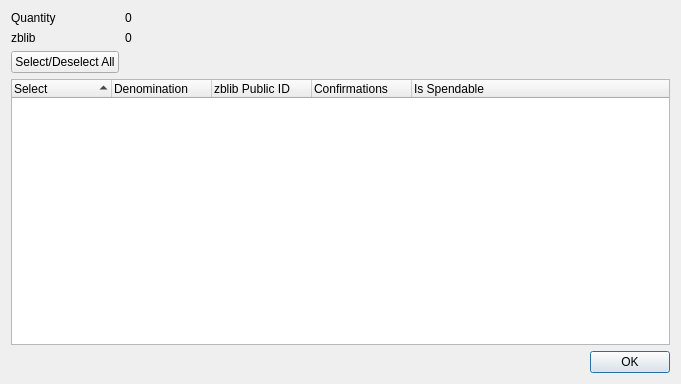
<?xml version="1.0" encoding="UTF-8"?>
<ui version="4.0">
 <class>ZblibraryControlDialog</class>
 <widget class="QDialog" name="ZblibraryControlDialog">
  <property name="geometry">
   <rect>
    <x>0</x>
    <y>0</y>
    <width>681</width>
    <height>384</height>
   </rect>
  </property>
  <property name="minimumSize">
   <size>
    <width>681</width>
    <height>384</height>
   </size>
  </property>
  <property name="windowTitle">
   <string>Select zblib to Spend</string>
  </property>
  <layout class="QGridLayout" name="gridLayout">
   <item row="0" column="0">
    <layout class="QFormLayout" name="formLayout">
     <property name="sizeConstraint">
      <enum>QLayout::SetDefaultConstraint</enum>
     </property>
     <item row="0" column="0">
      <widget class="QLabel" name="labelQuantity">
       <property name="text">
        <string>Quantity</string>
       </property>
      </widget>
     </item>
     <item row="0" column="1">
      <widget class="QLabel" name="labelQuantity_int">
       <property name="text">
        <string>0</string>
       </property>
      </widget>
     </item>
     <item row="1" column="0">
      <widget class="QLabel" name="labelZblibrary">
       <property name="text">
        <string>zblib</string>
       </property>
      </widget>
     </item>
     <item row="1" column="1">
      <widget class="QLabel" name="labelZblibrary_int">
       <property name="text">
        <string>0</string>
       </property>
      </widget>
     </item>
     <item row="2" column="0">
      <widget class="QPushButton" name="pushButtonAll">
       <property name="text">
        <string>Select/Deselect All</string>
       </property>
      </widget>
     </item>
    </layout>
   </item>
   <item row="1" column="0">
    <layout class="QVBoxLayout" name="verticalLayout">
     <item>
      <widget class="QTreeWidget" name="treeWidget">
       <property name="minimumSize">
        <size>
         <width>0</width>
         <height>250</height>
        </size>
       </property>
       <property name="alternatingRowColors">
        <bool>true</bool>
       </property>
       <property name="sortingEnabled">
        <bool>true</bool>
       </property>
       <property name="columnCount">
        <number>5</number>
       </property>
       <attribute name="headerDefaultSectionSize">
        <number>100</number>
       </attribute>
       <column>
        <property name="text">
         <string notr="true">Select</string>
        </property>
       </column>
       <column>
        <property name="text">
         <string notr="true">Denomination</string>
        </property>
       </column>
       <column>
        <property name="text">
         <string notr="true">zblib Public ID</string>
        </property>
       </column>
       <column>
        <property name="text">
         <string notr="true">Confirmations</string>
        </property>
       </column>
       <column>
        <property name="text">
         <string>Is Spendable</string>
        </property>
       </column>
      </widget>
     </item>
     <item>
      <widget class="QDialogButtonBox" name="buttonBox">
       <property name="orientation">
        <enum>Qt::Horizontal</enum>
       </property>
       <property name="standardButtons">
        <set>QDialogButtonBox::Ok</set>
       </property>
      </widget>
     </item>
    </layout>
   </item>
  </layout>
 </widget>
 <resources/>
 <connections>
  <connection>
   <sender>buttonBox</sender>
   <signal>accepted()</signal>
   <receiver>ZblibraryControlDialog</receiver>
   <slot>accept()</slot>
   <hints>
    <hint type="sourcelabel">
     <x>248</x>
     <y>254</y>
    </hint>
    <hint type="destinationlabel">
     <x>157</x>
     <y>274</y>
    </hint>
   </hints>
  </connection>
  <connection>
   <sender>buttonBox</sender>
   <signal>rejected()</signal>
   <receiver>ZblibraryControlDialog</receiver>
   <slot>reject()</slot>
   <hints>
    <hint type="sourcelabel">
     <x>316</x>
     <y>260</y>
    </hint>
    <hint type="destinationlabel">
     <x>286</x>
     <y>274</y>
    </hint>
   </hints>
  </connection>
 </connections>
</ui>
